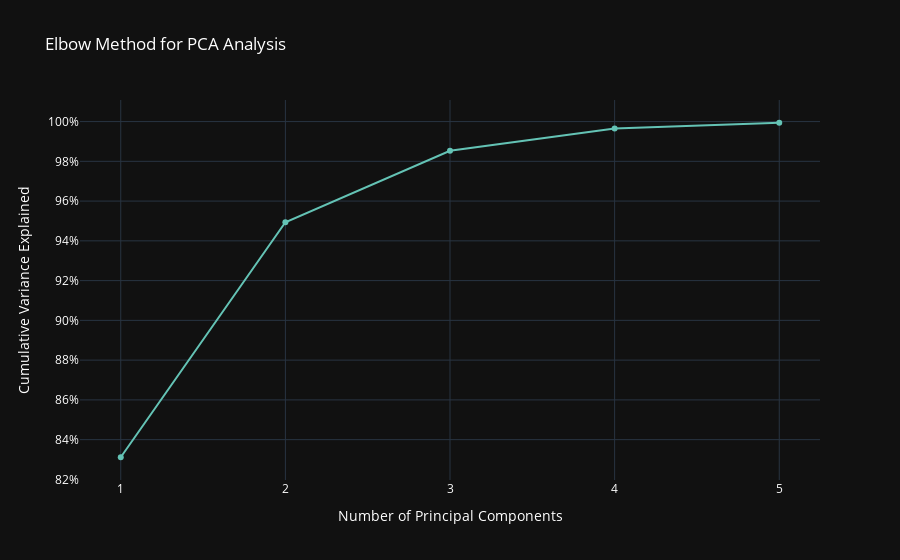

The notebook cell this image was saved under:
### Markdown cell above
**`Component 1 Analysis`**:
  - *Dominant Metrics*: enterprise value, total debt, equity, market cap, total assets.
  - *Interpretation*: This component may represent the overall size and leverage of companies, as it loads heavily on enterprise value and total debt.

**`Component 2 Analysis`**:
  - *Dominant Metrics*: total revenue, total debt, market cap, ebitda.
  - *Interpretation*: This could be capturing companies' operational performance, given the emphasis on revenue and earnings before interest, taxes, depreciation, and amortization (EBITDA).

**`Component 3 Analysis`**:
  - *Dominant Metrics*: total assets, total cash, equity.
  - *Interpretation*: Appears to reflect the liquidity and solvency aspects of companies, highlighting the significance of cash holdings and assets.

**`Component 4 Analysis`**:
  - *Dominant Metrics*: total revenue, market cap, enterprise value.
  - *Interpretation*: This component seems to capture the growth aspect of the companies by loading on total revenue and market capitalization.

**`Component 5 Analysis`**:
  - *Dominant Metrics*: gross profits, ebitda, market cap.
  - *Interpretation*: May represent profitability and efficiency, as it is heavily influenced by profit-related metrics.

**`Implications for Quantitative Trading`**:
  - When developing trading strategies, these components could be used to classify companies into different profiles, like size & leverage, operational performance, liquidity, growth, and profitability.
  - A trading strategy might be developed to exploit patterns found in companies with similar loadings on these components.
  - It's important to note that PCA is sensitive to the scale of the variables, and thus the data should be appropriately normalized if it's not already.

### Code cell
pca.fit(df_fundamentals_final.select_dtypes(include=['int', 'float64', 'number']))
variance_explained = pca.explained_variance_ratio_
cumulative_variance = np.cumsum(variance_explained)

fig = go.Figure()
fig.add_trace(go.Scatter(x=np.arange(1, len(variance_explained) + 1), y=cumulative_variance, mode='lines+markers', line=dict(color='rgb(100, 195, 181)'), name='Cumulative Variance Explained'))
fig.update_layout(title='Elbow Method for PCA Analysis', xaxis_title='Number of Principal Components', yaxis_title='Cumulative Variance Explained', xaxis=dict(tickmode='linear'), yaxis=dict(tickformat='.0%'), template='plotly_dark', font=dict(color='white')) 
fig.show()

### Figure 1 — Plotly figure (JSON) as saved in the notebook; plotly's stock layout.template omitted (floating-point values rounded to 4 significant figures)
{"data": [{"line": {"color": "rgb(100, 195, 181)"}, "mode": "lines+markers", "name": "Cumulative Variance Explained", "type": "scatter", "x": [1, 2, 3, 4, 5], "y": [0.8311, 0.9494, 0.9853, 0.9966, 0.9994]}], "layout": {"font": {"color": "white"}, "title": {"text": "Elbow Method for PCA Analysis"}, "xaxis": {"tickmode": "linear", "title": {"text": "Number of Principal Components"}}, "yaxis": {"tickformat": ".0%", "title": {"text": "Cumulative Variance Explained"}}}}
